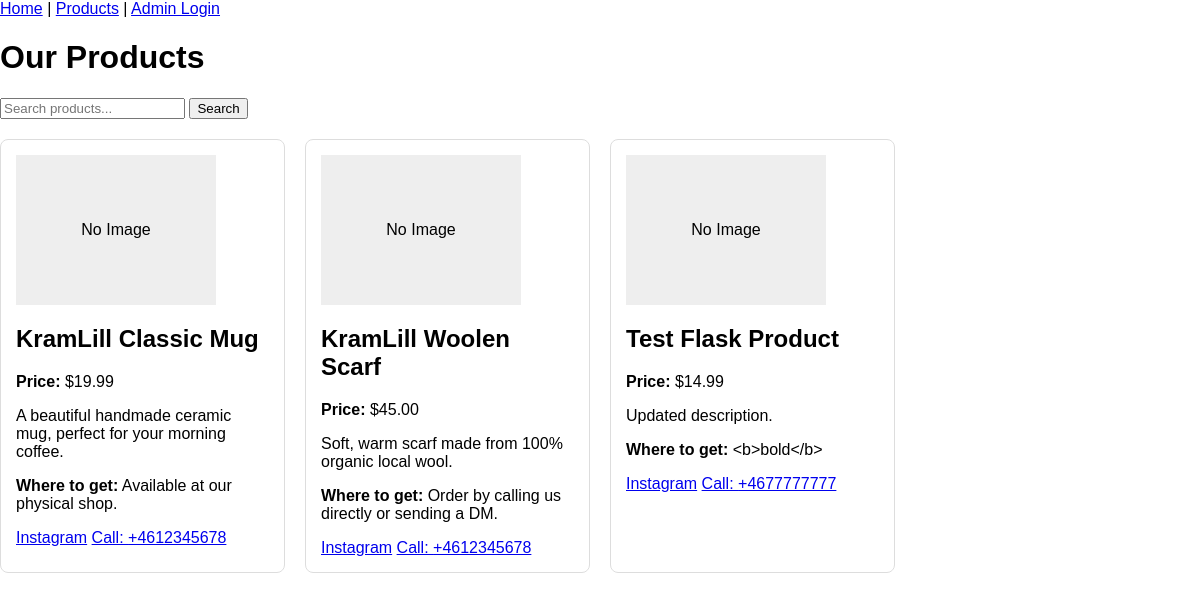
/products, run on an earlier commit of the app's database.
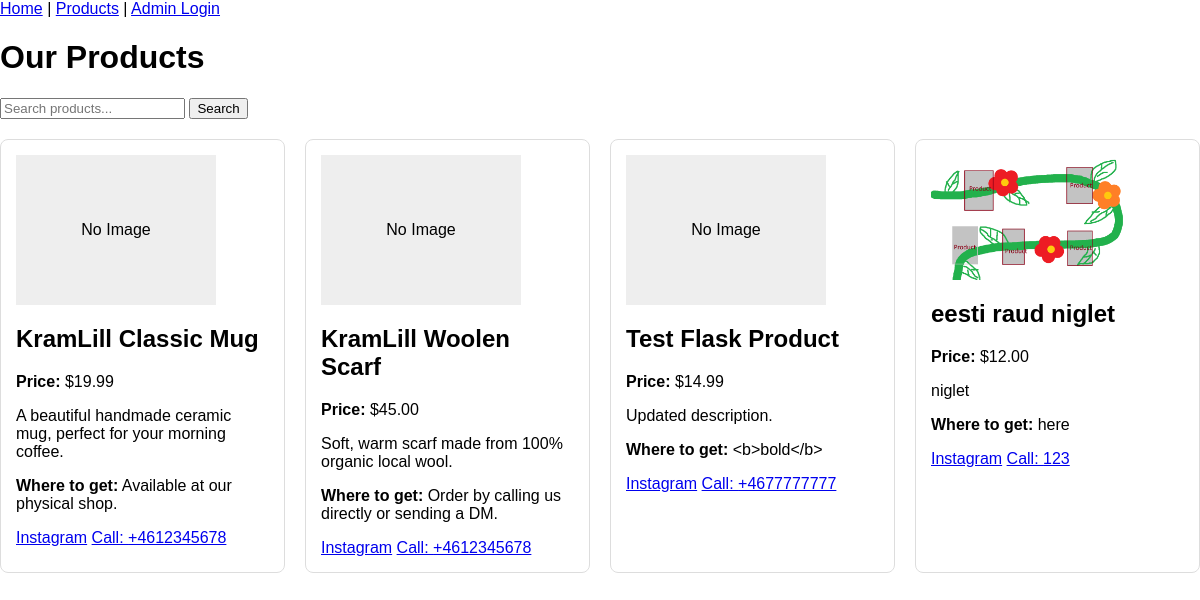
And on a later commit of the database.
### backend/models.py (models this page shows)
class Product(db.Model):
    __tablename__ = 'products'
    id = db.Column(db.Integer, primary_key=True)
    name = db.Column(db.String(120), nullable=False)
    description = db.Column(db.Text, nullable=True)
    price = db.Column(db.Float, nullable=False)
    stock = db.Column(db.Integer, nullable=False, default=0)
    image_filename = db.Column(db.String(255), nullable=True)
    where_to_get = db.Column(db.Text, nullable=True)
    instagram_url = db.Column(db.String(255), nullable=True)
    phone = db.Column(db.String(50), nullable=True)

### backend/app.py (the view)
@app.route('/products')
def products():
    search_query = request.args.get('search', '').strip()
    if search_query:
        all_products = Product.query.filter(
            (Product.name.like(f'%{search_query}%')) |
            (Product.description.like(f'%{search_query}%'))
        ).all()
    else:
        all_products = Product.query.all()
    return render_template('products.html', products=all_products, search=search_query)

### frontend/templates/products.html (shortened to what this page needs)
<!DOCTYPE html>
<html lang="en">
<head>
    <link rel="stylesheet" href="{{ url_for('static', filename='css/style.css') }}">
</head>
<body>
    <header>
        <nav>
            <a href="/">Home</a> |
            <a href="/products">Products</a> |
            <a href="/admin/login">Admin Login</a>
        </nav>
    </header>
    <main>
        <h1>Our Products</h1>
        <form method="GET" action="/products" style="margin-bottom: 20px;">
            <input type="text" name="search" placeholder="Search products..." value="{{ search }}">
            <button type="submit">Search</button>
        </form>
        <div class="products-grid">
            {% for product in products %}
                <div class="product-card">
                    {% if product.image_filename %}
                        <img src="{{ url_for('static', filename='uploads/' + product.image_filename) }}" alt="{{ product.name }}" style="max-width: 200px; display: block; margin-bottom: 10px;">
                    {% else %}
                        <div style="width: 200px; height: 150px; background: #eee; line-height: 150px; text-align: center; margin-bottom: 10px;">No Image</div>
                    {% endif %}
                    <h2>{{ product.name }}</h2>
                    <p><strong>Price:</strong> ${{ "%.2f"|format(product.price) }}</p>
                    <p>{{ product.description }}</p>
                    <p><strong>Where to get:</strong> {{ product.where_to_get }}</p>
                    <div class="product-links">
                        {% if product.instagram_url %}
                            <a href="{{ product.instagram_url }}" target="_blank">Instagram</a>
                        {% endif %}
                        {% if product.phone %}
                            <a href="tel:{{ product.phone }}">Call: {{ product.phone }}</a>
                        {% endif %}
                    </div>
                </div>
            {% else %}
                <p>No products available yet.</p>
            {% endfor %}
        </div>
    </main>
</body>
</html>

### frontend/static/css/style.css (style rules this page uses)
body { font-family: sans-serif; margin: 0; padding: 0; background-image: url('../images/desktop_landingpage.png'); background-size: cover; background-position: center; background-repeat: no-repeat; background-attachment: fixed; }
.products-grid { display: grid; grid-template-columns: repeat(auto-fill, minmax(250px, 1fr)); gap: 20px; margin-top: 20px; }
.product-card { border: 1px solid #ddd; padding: 15px; border-radius: 8px; background: #fff; }

What changed in the data, as far as the page shows it:
added Product: image_filename (picture), name "eesti raud niglet", price "12.00", description "niglet", where_to_get "here", phone "123"
